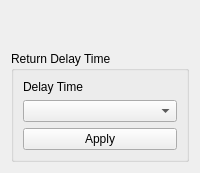
             <widget class="QWidget" name="page4ReturnDelayTime">
              <layout class="QVBoxLayout" name="verticalLayout_11">
               <item>
                <spacer name="verticalSpacer_5">
                 <property name="orientation">
                  <enum>Qt::Vertical</enum>
                 </property>
                 <property name="sizeHint" stdset="0">
                  <size>
                   <width>20</width>
                   <height>40</height>
                  </size>
                 </property>
                </spacer>
               </item>
               <item>
                <widget class="QGroupBox" name="gbReturnDelayTime">
                 <property name="title">
                  <string>Return Delay Time</string>
                 </property>
                 <layout class="QVBoxLayout" name="verticalLayout_10">
                  <item>
                   <widget class="QLabel" name="lblReturnDelayTime">
                    <property name="text">
                     <string>Delay Time</string>
                    </property>
                   </widget>
                  </item>
                  <item>
                   <widget class="QComboBox" name="cbReturnDelayTime"/>
                  </item>
                  <item>
                   <widget class="QPushButton" name="pbReturnDelayTimeApply">
                    <property name="text">
                     <string>Apply</string>
                    </property>
                   </widget>
                  </item>
                 </layout>
                </widget>
               </item>
              </layout>
             </widget>
